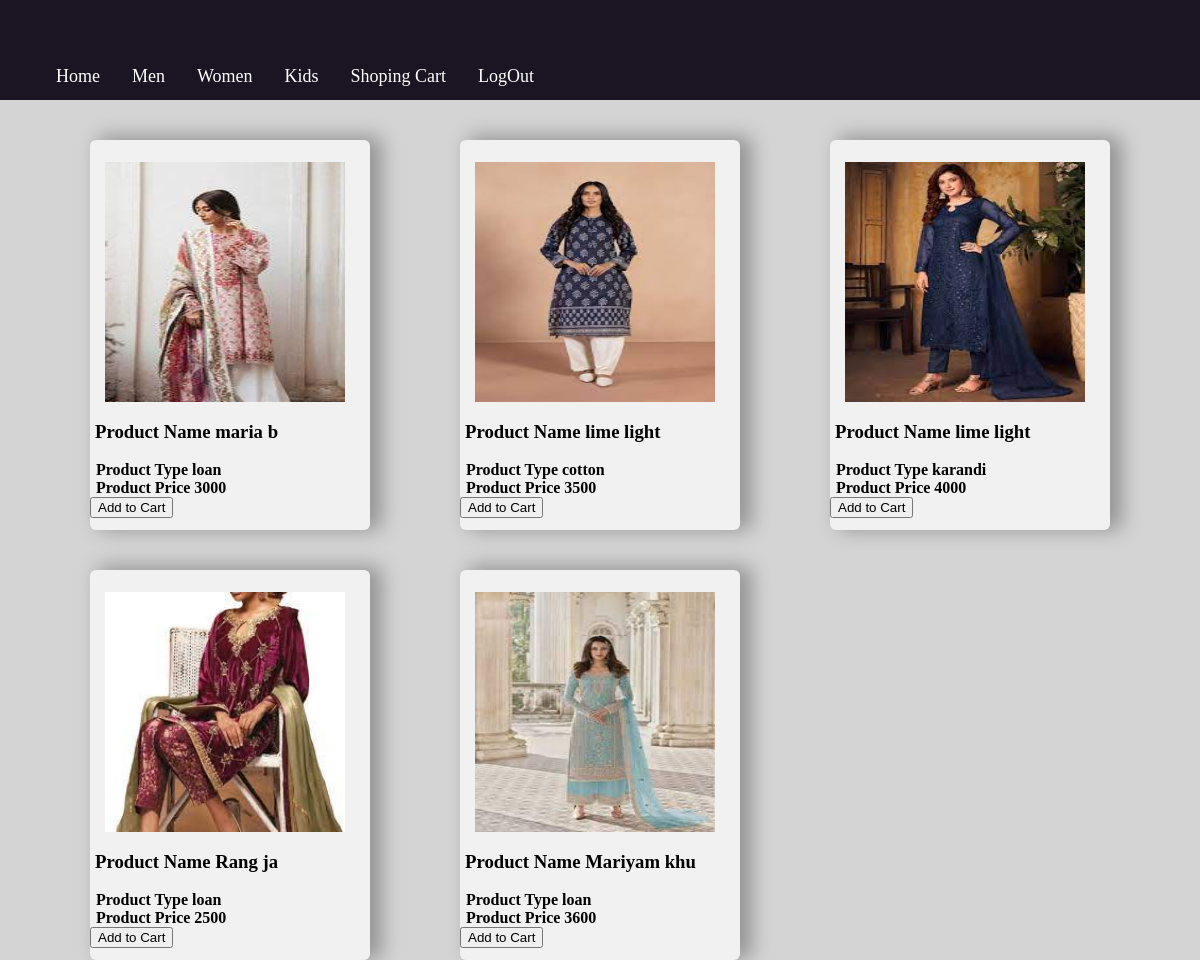
The app's page /womenfront.php with its own data.
### tables this page shows
CREATE TABLE `women` (
  `WP_id` int(11) NOT NULL,
  `WP_name` varchar(11) NOT NULL,
  `WP_type` varchar(11) NOT NULL,
  `WP_img` varchar(11) NOT NULL,
  `price` int(11) NOT NULL
);

### womenfront.php (the view, shortened to what this page needs)
<html>
<head>
    <link rel="stylesheet" href="menfront.css">
</head>
<body>
    <div class="container">
        <?php
        include('db_connection.php');
        $qry = "SELECT * FROM women";
        $data = mysqli_query($db_connection, $qry);
        while ($women_data = mysqli_fetch_assoc($data)) {
            ?>
            <div class="Product">
                <div class="description">
                    <img src="<?php echo $women_data['WP_img']; ?>" alt=" Fabric img ">
                    <h3> Product Name
                        <?php echo $women_data['WP_name']; ?>
                    </h3>
                    <h4> Product Type
                        <?php echo $women_data['WP_type']; ?>
                    </h4>
                    <h4> Product Price
                        <?php echo $women_data['price']; ?>
                    </h4>
                </div>
                <button class="add-to-cart" data-id="<?php echo $women_data['WP_id']; ?>"
                    data-name="<?php echo $women_data['WP_name']; ?>" data-price="<?php echo $women_data['price']; ?>"
                    data-pic="<?php echo $women_data['WP_img']; ?>">Add to Cart
                </button>
            </div>
        <?php } ?>
    </div>
</body>
</html>

### menfront.css (style rules this page uses)
.container { display: flex; flex-direction: row; flex-wrap: wrap; height: auto; }
.Product { margin-left: 90px; margin-top: 40px; width: 280px; height: 390px; border-radius: 6px; box-shadow: 10px -2px 20px 2px rgb(0 0 0 / 30%); background-color: #f1f1f1; }
.description { margin-top: 2px; display: flex; flex-direction: column; flex-wrap: wrap; width: 270px; }
.description img { width: 15pc; height: 15pc; margin-top: 20px; margin-left: auto; margin-right: auto; }
.description h3 { margin-left: 5px; }
.description h4 { margin: 0px; margin-left: 6px; }
button { text-align: center; }

### nav.css (style rules this page uses)
body { margin: 0; padding: 0; background: #d5d4d4; }
.navbar { list-style-type: none; margin: 0; padding: 0; overflow: hidden; background-color: #1b1523; height: 100px; }
ul { list-style-type: none; }
li { float: left; }
li a { display: block; color: white; text-align: center; padding: 50px 16px; text-decoration: none; font-size: large; }

### records on screen
women: WP_img (picture), WP_name "maria b", WP_type "loan", price "3000"
women: WP_img (picture), WP_name "lime light", WP_type "cotton", price "3500"
women: WP_img (picture), WP_name "lime light", WP_type "karandi", price "4000"
women: WP_img (picture), WP_name "Rang ja", WP_type "loan", price "2500"
women: WP_img (picture), WP_name "Mariyam khu", WP_type "loan", price "3600"
